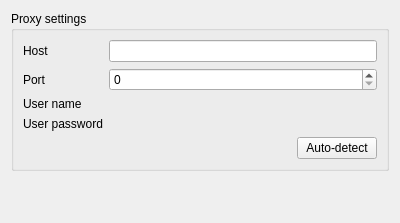
<?xml version="1.0" encoding="UTF-8"?>
<ui version="4.0">
 <class>Core::Internal::ProxyPreferencesWidget</class>
 <widget class="QWidget" name="Core::Internal::ProxyPreferencesWidget">
  <property name="geometry">
   <rect>
    <x>0</x>
    <y>0</y>
    <width>400</width>
    <height>223</height>
   </rect>
  </property>
  <property name="windowTitle">
   <string>Form</string>
  </property>
  <layout class="QGridLayout" name="gridLayout_2">
   <item row="0" column="0">
    <widget class="QGroupBox" name="proxyGroup">
     <property name="title">
      <string>Proxy settings</string>
     </property>
     <property name="checkable">
      <bool>false</bool>
     </property>
     <layout class="QGridLayout" name="gridLayout">
      <item row="0" column="0">
       <widget class="QLabel" name="label">
        <property name="text">
         <string>Host</string>
        </property>
       </widget>
      </item>
      <item row="0" column="1">
       <widget class="QLineEdit" name="proxyHostName"/>
      </item>
      <item row="1" column="0">
       <widget class="QLabel" name="label_4">
        <property name="text">
         <string>Port</string>
        </property>
       </widget>
      </item>
      <item row="1" column="1">
       <widget class="QSpinBox" name="proxyPort">
        <property name="maximum">
         <number>10000000</number>
        </property>
       </widget>
      </item>
      <item row="2" column="0">
       <widget class="QLabel" name="label_2">
        <property name="text">
         <string>User name</string>
        </property>
       </widget>
      </item>
      <item row="3" column="0">
       <widget class="QLabel" name="label_3">
        <property name="text">
         <string>User password</string>
        </property>
       </widget>
      </item>
      <item row="4" column="0" colspan="2">
       <layout class="QHBoxLayout" name="horizontalLayout">
        <item>
         <spacer name="horizontalSpacer">
          <property name="orientation">
           <enum>Qt::Horizontal</enum>
          </property>
          <property name="sizeHint" stdset="0">
           <size>
            <width>40</width>
            <height>20</height>
           </size>
          </property>
         </spacer>
        </item>
        <item>
         <widget class="QPushButton" name="autoDetect">
          <property name="text">
           <string>Auto-detect</string>
          </property>
         </widget>
        </item>
       </layout>
      </item>
      <item row="2" column="1">
       <widget class="Utils::LineEditEchoSwitcher" name="proxyUserName" native="true"/>
      </item>
      <item row="3" column="1">
       <widget class="Utils::LineEditEchoSwitcher" name="proxyUserPassword" native="true"/>
      </item>
     </layout>
    </widget>
   </item>
   <item row="1" column="0">
    <spacer name="verticalSpacer">
     <property name="orientation">
      <enum>Qt::Vertical</enum>
     </property>
     <property name="sizeHint" stdset="0">
      <size>
       <width>20</width>
       <height>40</height>
      </size>
     </property>
    </spacer>
   </item>
  </layout>
 </widget>
 <customwidgets>
  <customwidget>
   <class>Utils::LineEditEchoSwitcher</class>
   <extends>QWidget</extends>
   <header location="global">utils/widgets/lineeditechoswitcher.h</header>
   <container>1</container>
  </customwidget>
 </customwidgets>
 <resources/>
 <connections/>
</ui>
